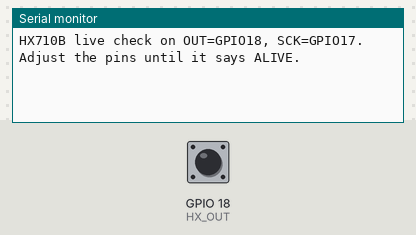
This sketch was run on a simulated ESP32-S3. Shown: the last lines printed to the serial monitor. The test bench sets the inputs (shaded band); at power-on: GPIO 18 (HX_OUT) HIGH.

Above: at 2.2 s.
2.3 s: GPIO 18 (HX_OUT) pulled LOW for 0.15 s
At 4.7 s:
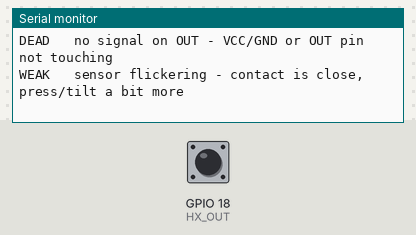
5.1 s: GPIO 18 (HX_OUT) pulled LOW for 1 s
At 6.8 s:
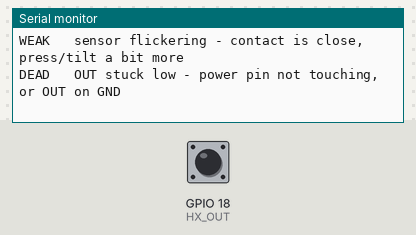

The sketch:

PressureTest.ino
```cpp
// HX710B + MPS20N0040D pressure sensor test for ESP32-S3 (HawkerFlow)
// The sensor measures the pressure in its TUBE compared with the room air.
//
// Wiring (red module, 4 pins: VCC OUT SCK GND):
//   VCC -> 3V3   (NOT 5V)
//   GND -> GND   (black pin)
//   OUT -> GPIO 18 (yellow pin)
//   SCK -> GPIO 17 (yellow pin)
// Tools -> USB CDC On Boot -> Disabled. Serial Monitor 115200.
//
// LIVE CHECK: every second it reports whether the sensor is alive, so you can
// adjust loose header pins until it says "ALIVE". No multimeter needed.
// Once alive: it zeroes on the room pressure (keep the tube still) and prints
// the change 5x per second. Blow gently -> changes one way; suck -> the other.

#define HX_OUT 18
#define HX_SCK 17

const long HX_FAIL = -2147483647L;

long readHX710B() {
  unsigned long t0 = millis();
  while (digitalRead(HX_OUT) == HIGH) {          // LOW = new reading ready
    if (millis() - t0 > 300) return HX_FAIL;
    delay(1);
  }
  long v = 0;
  noInterrupts();                                // SCK must not stay HIGH > 60 us
  for (int i = 0; i < 24; i++) {
    digitalWrite(HX_SCK, HIGH); delayMicroseconds(1);
    v = (v << 1) | digitalRead(HX_OUT);
    digitalWrite(HX_SCK, LOW);  delayMicroseconds(1);
  }
  digitalWrite(HX_SCK, HIGH); delayMicroseconds(1);   // 25th pulse: pressure input, 10 Hz
  digitalWrite(HX_SCK, LOW);  delayMicroseconds(1);
  interrupts();
  if (v & 0x800000) v |= 0xFF000000;
  return v;
}

bool looksReal(long r) { return r != HX_FAIL && r != 0 && r != -1; }

long readAverage(int n) {
  long long sum = 0; int ok = 0;
  for (int i = 0; i < n; i++) { long r = readHX710B(); if (looksReal(r)) { sum += r; ok++; } }
  return ok ? (long)(sum / ok) : HX_FAIL;
}

bool alive = false;
long zero = 0;
int failStreak = 0;

void setup() {
  Serial.begin(115200);
  delay(1000);
  pinMode(HX_SCK, OUTPUT);
  digitalWrite(HX_SCK, LOW);
  pinMode(HX_OUT, INPUT_PULLUP);   // nothing connected -> reads HIGH
  Serial.println("HX710B live check on OUT=GPIO18, SCK=GPIO17. Adjust the pins until it says ALIVE.");
}

void loop() {
  if (!alive) {
    int lows = 0;
    for (int i = 0; i < 400; i++) { if (digitalRead(HX_OUT) == LOW) lows++; delay(1); }
    int good = 0;
    for (int i = 0; i < 3; i++) if (looksReal(readHX710B())) good++;
    if (good >= 2) {
      alive = true;
      Serial.println("ALIVE  sensor connected! Keep the tube still - measuring zero...");
      delay(300);
      zero = readAverage(15);
      Serial.printf("OK  zero = %ld\n", zero);
    } else if (lows == 0) {
      Serial.println("DEAD   no signal on OUT - VCC/GND or OUT pin not touching");
    } else if (lows >= 400) {
      Serial.println("DEAD   OUT stuck low - power pin not touching, or OUT on GND");
    } else {
      Serial.println("WEAK   sensor flickering - contact is close, press/tilt a bit more");
    }
    return;
  }

  long r = readAverage(2);
  if (r == HX_FAIL) {
    if (++failStreak >= 5) { alive = false; failStreak = 0; Serial.println("LOST   contact lost"); }
    return;
  }
  failStreak = 0;
  Serial.printf("OK  raw %ld   change %+ld\n", r, r - zero);
  delay(150);
}
```

Measured:
- after the input at 2.3 s, the serial monitor: prints a new line after 1.3 s (image 1)
- after the input at 5.1 s, the serial monitor: prints a new line after 0.62 s (image 2)
